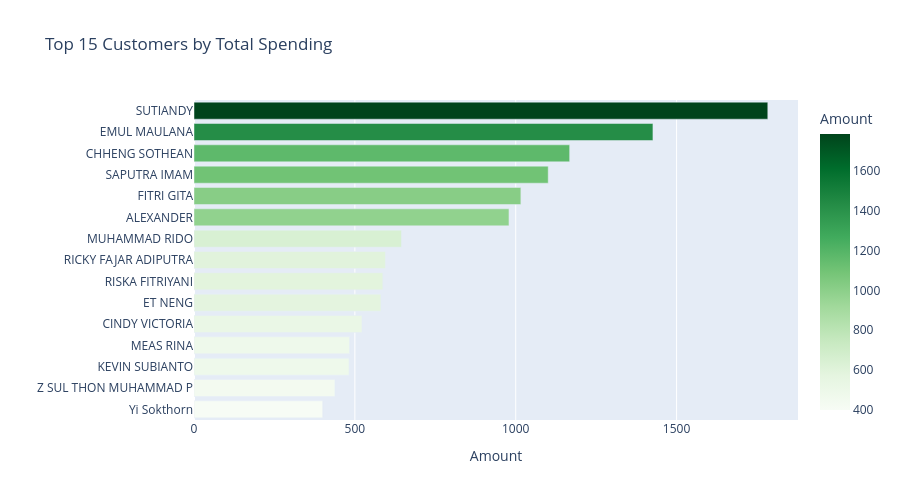

The code cell stored with this chart in its notebook:
### Markdown cell above
# ========== TOP 15 BY SPENDING ==========

### Code cell
top_spend = (df.groupby('Customer_Name')['Amount']
             .sum().sort_values(ascending=True)
             .tail(15).reset_index())

fig = px.bar(top_spend, x='Amount', y='Customer_Name', orientation='h',
             color='Amount', color_continuous_scale='Greens',
             title='Top 15 Customers by Total Spending')
fig.update_layout(yaxis_title='', height=500)
fig.show()

### Figure 1 — Plotly figure (JSON) as saved in the notebook; plotly's stock layout.template omitted (floating-point values rounded to 4 significant figures)
{"data": [{"alignmentgroup": "True", "hovertemplate": "Amount=%{marker.color}<br>Customer_Name=%{y}<extra></extra>", "legendgroup": "", "marker": {"color": [400, 438, 482, 483.5, 522, 581, 587, 595, 645, 979, 1016, 1101, 1168.0, 1426.0, 1784.0], "coloraxis": "coloraxis", "pattern": {"shape": ""}}, "name": "", "offsetgroup": "", "orientation": "h", "showlegend": false, "textposition": "auto", "type": "bar", "x": [400, 438, 482, 483.5, 522, 581, 587, 595, 645, 979, 1016, 1101, 1168.0, 1426.0, 1784.0], "xaxis": "x", "y": ["Yi Sokthorn", "Z SUL THON MUHAMMAD P", "KEVIN SUBIANTO", "MEAS RINA", "CINDY VICTORIA", "ET NENG", "RISKA FITRIYANI", "RICKY FAJAR ADIPUTRA", "MUHAMMAD RIDO", "ALEXANDER", "FITRI GITA", "SAPUTRA IMAM", "CHHENG SOTHEAN", "EMUL MAULANA", "SUTIANDY"], "yaxis": "y"}], "layout": {"barmode": "relative", "coloraxis": {"colorbar": {"title": {"text": "Amount"}}, "colorscale": [[0, "rgb(247,252,245)"], [0.125, "rgb(229,245,224)"], [0.25, "rgb(199,233,192)"], [0.375, "rgb(161,217,155)"], [0.5, "rgb(116,196,118)"], [0.625, "rgb(65,171,93)"], [0.75, "rgb(35,139,69)"], [0.875, "rgb(0,109,44)"], [1, "rgb(0,68,27)"]]}, "height": 500, "legend": {"tracegroupgap": 0}, "title": {"text": "Top 15 Customers by Total Spending"}, "xaxis": {"anchor": "y", "domain": [0, 1], "title": {"text": "Amount"}}, "yaxis": {"anchor": "x", "domain": [0, 1], "title": {"text": ""}}}}
